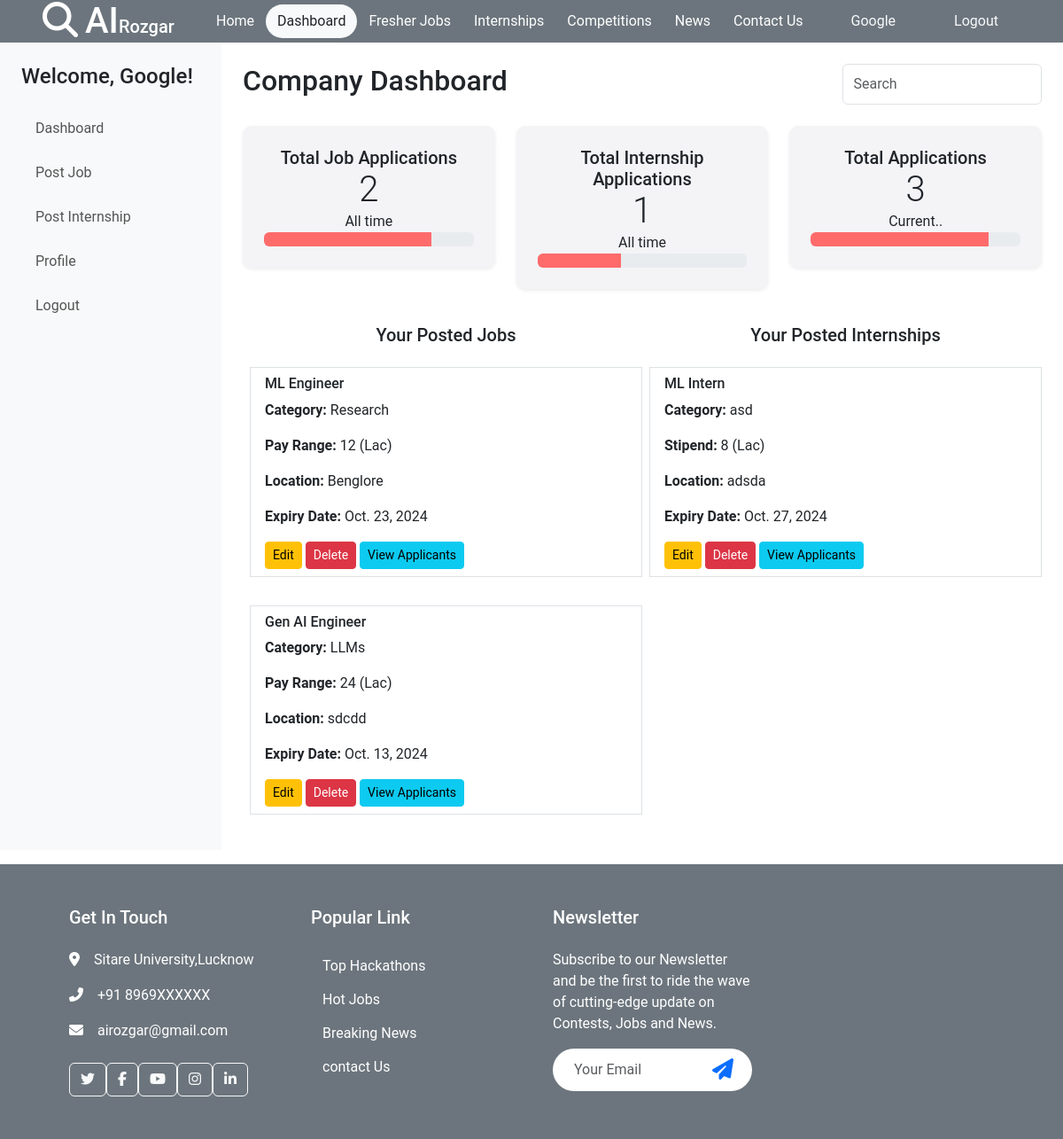
Page /company/ (signed in) on the committed database.
### home/models.py (models this page shows, shortened)
class Company(models.Model):
    user = models.OneToOneField(User, on_delete=models.CASCADE)  # Connect with the User model
    company_name = models.CharField(max_length=255)
    phone_number = models.CharField(max_length=15)
    email = models.EmailField(max_length=255, default=f"{company_name}@gmail.com")
    website = models.URLField(max_length=255, default=f"{company_name}.com")
    location = models.CharField(max_length=255, blank=True, null=True)

class Job(models.Model):
    company = models.ForeignKey(Company, on_delete=models.CASCADE)
    title = models.CharField(max_length=255, default='Job')
    description = models.TextField()
    field = models.CharField(max_length=255)
    category = models.CharField(max_length=255)
    pay_range = models.CharField(max_length=20)
    location = models.CharField(max_length=255)
    expiry_date = models.DateField()
    created_date = models.DateField(auto_now_add=True)
    skills = models.TextField()
    student_applied = models.JSONField()  # To store hashmap of students applied

class Internship(models.Model):
    company = models.ForeignKey(Company, on_delete=models.CASCADE)
    title = models.CharField(max_length=255, default='Internship')
    description = models.TextField()
    field = models.CharField(max_length=255)
    category = models.CharField(max_length=255)
    stipend = models.CharField(max_length=20)
    location = models.CharField(max_length=255)
    expiry_date = models.DateField()
    created_date = models.DateField(auto_now_add=True)
    skills = models.TextField()
    student_applied = models.JSONField()  # To store hashmap of students applied

### home/views.py (the view)
# urls.py: path('company/', company, name='company'),
@login_required(login_url="/login/")
def company(request):
    company = request.user.company
    jobs = Job.objects.filter(company=company)
    internships = Internship.objects.filter(company=company)
    return render(request, 'company.html', {'jobs': jobs, 'internships': internships})

### home/templates/company.html (shortened to what this page needs)
{% extends 'base.html' %}
{% block start %}
<div class="d-flex">
    <div id="sidebar" class="bg-light p-4">
        <h4 class="mb-4">Welcome, {{ request.user.company.company_name }}!</span></h4>
        <ul class="nav flex-column">
            <li class="nav-item"><a href="/company/" class="nav-link">Dashboard</a></li>
            <li class="nav-item"><a href="/postjob/" class="nav-link">Post Job</a></li>
            <li class="nav-item"><a href="/postinternship/" class="nav-link">Post Internship</a></li>
            <li class="nav-item"><a href="/editcompany/" class="nav-link">Profile</a></li>
            <li class="nav-item"><a href="/logout/" class="nav-link material-symbols-sharp">Logout</a></li>
        </ul>
    </div>
    <div id="main-content" class="container-fluid p-4">
        <div class="d-flex justify-content-between mb-4">
            <h2>Company Dashboard</h2>
            <input type="text" class="form-control w-25" placeholder="Search">
        </div>
        <div class="row text-center">
            <div class="col-md-4">
                <div class="card p-4 shadow-sm">
                    <h5>Total Job Applications</h5>
                    <p class="display-6">{{ jobs.count }}</p>
                    <p>All time</p>
                    <div class="progress">
                        <div class="progress-bar" role="progressbar" style="width: 80%;"></div>
                    </div>
                </div>
            </div>
            <div class="col-md-4">
                <div class="card p-4 shadow-sm">
                    <h5>Total Internship Applications</h5>
                    <p class="display-6">{{ internships.count }}</p>
                    <p>All time</p>
                    <div class="progress">
                        <div class="progress-bar" role="progressbar" style="width: 40%;"></div>
                    </div>
                </div>
            </div>
            <div class="col-md-4">
                <div class="card p-4 shadow-sm">
                    <h5>Total Applications</h5>
                    <p class="display-6">{{ jobs.count|add:internships.count }}</p>
                    <p>Current..</p>
                    <div class="progress">
                        <div class="progress-bar" role="progressbar" style="width: 85%;"></div>
                    </div>
                </div>
            </div>
        </div>
        <div class="d-flex mt-4">
            <div class="w-50 pr-3 mx-2">
                <h5 class="text-center font-weight-bold mt-3">Your Posted Jobs</h5>
                <ul class="list-group">
                    {% for job in jobs %}
                    <div class="my-3">
                        <li class="list-group-item">
                            <h6>{{ job.title }}</h6>
                            <p><strong>Category:</strong> {{ job.category }}</p>
                            <p><strong>Pay Range:</strong> {{ job.pay_range }} (Lac)</p>
                            <p><strong>Location:</strong> {{ job.location }}</p>
                            <p><strong>Expiry Date:</strong> {{ job.expiry_date }}</p>
                            <div class="mt-2">
                                <a href="{% url 'edit_job' job.id %}" class="btn btn-sm btn-warning">Edit</a>
                                <a href="{% url 'delete_job' job.id %}" class="btn btn-sm btn-danger">Delete</a>
                                <a href="{% url 'job_applicants' job.id %}" class="btn btn-sm btn-info">View Applicants</a>
                            </div>
                        </li>
                    </div>
                    {% empty %}
                    <li class="list-group-item">No jobs posted yet.</li>
                    {% endfor %}
                </ul>
            </div>
            <div class="w-50 pl-3">
                <h5 class="text-center font-weight-bold mt-3">Your Posted Internships</h5>
                <ul class="list-group">
                    {% for internship in internships %}
                    <div class="my-3">
                        <li class="list-group-item">
                            <h6>{{ internship.title }}</h6>
                            <p><strong>Category:</strong> {{ internship.category }}</p>
                            <p><strong>Stipend:</strong> {{ internship.stipend }} (Lac)</p>
                            <p><strong>Location:</strong> {{ internship.location }}</p>
                            <p><strong>Expiry Date:</strong> {{ internship.expiry_date }}</p>
                            <div class="mt-2">
                                <a href="{% url 'edit_internship' internship.id %}" class="btn btn-sm btn-warning">Edit</a>
                                <a href="{% url 'delete_internship' internship.id %}" class="btn btn-sm btn-danger">Delete</a>
                                <a href="{% url 'internship_applicants' internship.id %}" class="btn btn-sm btn-info">View Applicants</a>
                            </div>
                        </li>
                    </div>
                    {% empty %}
                    <li class="list-group-item">No internships posted yet.</li>
                    {% endfor %}
                </ul>
            </div>
        </div>
    </div>
</div>
{% endblock %}

### home/templates/base.html (shortened to what this page needs)
<!DOCTYPE html>
<html lang="en">
<head>
  <link href="https://cdn.jsdelivr.net/npm/bootstrap@5.3.3/dist/css/bootstrap.min.css" rel="stylesheet"
>
  <link href="https://cdnjs.cloudflare.com/ajax/libs/font-awesome/6.6.0/css/all.min.css" rel="stylesheet">
  <link href="../static/css/style.css" rel="stylesheet">
</head>
<body>
  <nav class="navbar navbar-expand-lg bg-secondary px-4 px-lg-5 py-3 py-lg-0 sticky-top">
    <a href="/" class="navbar-brand p-0">
        <h1 class="m-0 text-white"><i class="fas fa-search me-2"></i>AI<span class="fs-5">Rozgar</span></h1>
    </a>
    <div class="collapse navbar-collapse" id="navbarCollapse">
        <div class="navbar-nav ms-auto py-0">
            <a href="/" class="nav-item btn text-light rounded-pill {% if request.path == '/' %}bg-light text-dark{% else %}btn-secondary text-white{% endif %}">Home</a>
            {% if request.user.is_authenticated and request.user.company %}
            <a href="/company/" class="nav-item btn text-light rounded-pill {% if request.path == '/company/' %}bg-light text-dark{% else %}btn-secondary text-white{% endif %}">Dashboard</a>
            {% endif %}
            <a href="/job/" class="nav-item btn text-light rounded-pill {% if request.path == '/job/' %}bg-light text-dark{% else %}btn-secondary text-white{% endif %}">Fresher Jobs</a>
            <a href="/internship/" class="nav-item btn text-light rounded-pill {% if request.path == '/internship/' %}bg-light text-dark{% else %}btn-secondary text-white{% endif %}">Internships</a>
            <a href="/contest/" class="nav-item btn text-light rounded-pill {% if request.path == '/contest/' %}bg-light text-dark{% else %}btn-secondary text-white{% endif %}">Competitions</a>
            <a href="/news/" class="nav-item btn text-light rounded-pill {% if request.path == '/news/' %}bg-light text-dark{% else %}btn-secondary text-white{% endif %}">News</a>
            <a href="/contact/" class="nav-item btn text-light rounded-pill {% if request.path == '/contact/' %}bg-light text-dark{% else %}btn-secondary text-white{% endif %}">Contact Us</a>
        </div>
        {% if request.user.is_authenticated %}
        <a href="#" class="btn btn-secondary text-light rounded-pill py-2 px-4 ms-3">{{ request.user.first_name }}</a>
        <a href="/logout/" class="btn btn-secondary text-light rounded-pill py-2 px-4 ms-3">Logout</a>
        {% else %}
        <a href="/login/" class="btn btn-secondary text-light rounded-pill py-2 px-4 ms-3">Log In</a>
        {% endif %}
    </div>
</nav>
  {% block start %}
  {% endblock %}
  <div class="bg-secondary footer mt-3">
    <div class="container py-5 px-lg-5">
      <div class="row g-5">
        <div class="col-md-6 col-lg-3">
          <h5 class="text-white mb-4">Get In Touch</h5>
          <p class="text-white"><i class="fa fa-map-marker-alt me-3"></i>Sitare University,Lucknow</p>
          <p class="text-white"><i class="fa fa-phone-alt me-3"></i>+91 8969XXXXXX</p>
          <p class="text-white"><i class="fa fa-envelope me-3"></i>airozgar@gmail.com</p>
          <div class="d-flex pt-2">
            <a class="btn btn-outline-light btn-social" href=""><i class="fab fa-twitter"></i></a>
            <a class="btn btn-outline-light btn-social" href=""><i class="fab fa-facebook-f"></i></a>
            <a class="btn btn-outline-light btn-social" href=""><i class="fab fa-youtube"></i></a>
            <a class="btn btn-outline-light btn-social" href=""><i class="fab fa-instagram"></i></a>
            <a class="btn btn-outline-light btn-social" href=""><i class="fab fa-linkedin-in"></i></a>
          </div>
        </div>
        <div class="col-md-6 col-lg-3">
          <h5 class="text-white mb-4">Popular Link</h5>
          <a class="btn text-white" href="/contest/">Top Hackathons</a>
          <a class="btn text-white" href="/job/">Hot Jobs</a>
          <a class="btn text-white" href="/news/">Breaking News</a>
          <a class="btn text-white" href="/contact/">contact Us</a>
        </div>
        <div class="col-md-6 col-lg-3">
          <h5 class="text-white mb-4">Newsletter</h5>
          <p class="text-white ">
            Subscribe to our Newsletter and be the first to ride the wave of
            cutting-edge update on Contests, Jobs and News.
          </p>
          <div class="position-relative w-100 mt-3">
            <input class="form-control border-0 rounded-pill w-100 ps-4 pe-5" type="text" placeholder="Your Email"
              style="height: 48px;">
            <button type="button" class="btn shadow-none position-absolute top-0 end-0 mt-1 me-2"> <i
                class="fa fa-paper-plane text-primary fs-4"></i></button>
          </div>
        </div>
      </div>
    </div>
</body>
</html>

### home/static/css/style.css (style rules this page uses)
body { font-family: 'Poppins', 'Roboto', sans-serif; }

### home/templates/company.html (style rules this page uses)
#sidebar { width: 250px; min-height: 100vh; }
#main-content { flex: 1; background-color: #fff; }
.nav-link { color: #555; margin-bottom: 10px; font-size: 16px; }
.card { border-radius: 10px; border: none; background-color: #f4f4f7; }
.card h5, .card p { margin-bottom: 0; }
.progress-bar { background-color: #ff6b6b; }

### rows in the picture
Job: title "ML Engineer", category "Research", pay_range "12", location "Benglore", expiry_date "Oct. 23, 2024"
Job: title "Gen AI Engineer", category "LLMs", pay_range "24", location "sdcdd", expiry_date "Oct. 13, 2024"
Internship: title "ML Intern", category "asd", stipend "8", location "adsda", expiry_date "Oct. 27, 2024"

### other values in the picture
{{ request.user.first_name }} "Google"
{{ request.user.company.company_name }} "Google"
{{ jobs.count }} "2"
{{ internships.count }} "1"
{{ jobs.count|add:internships.count }} "3"
